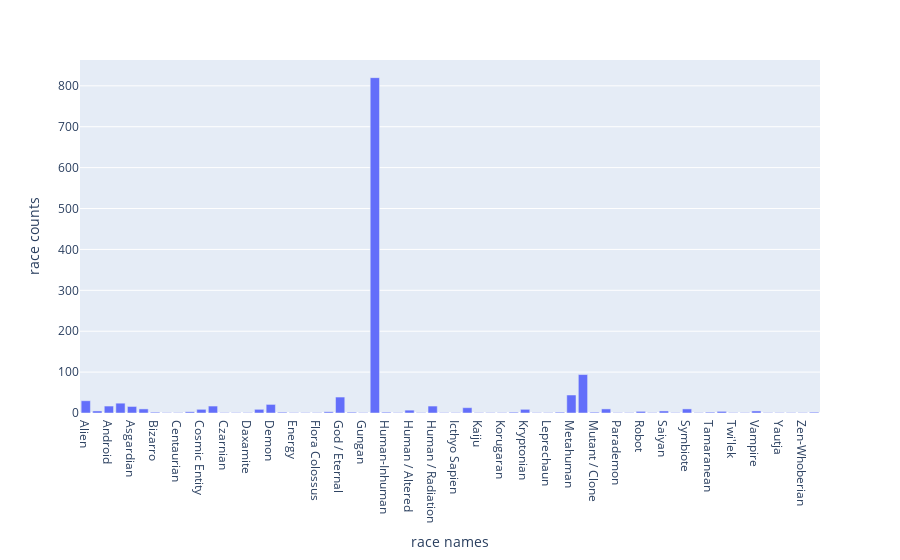
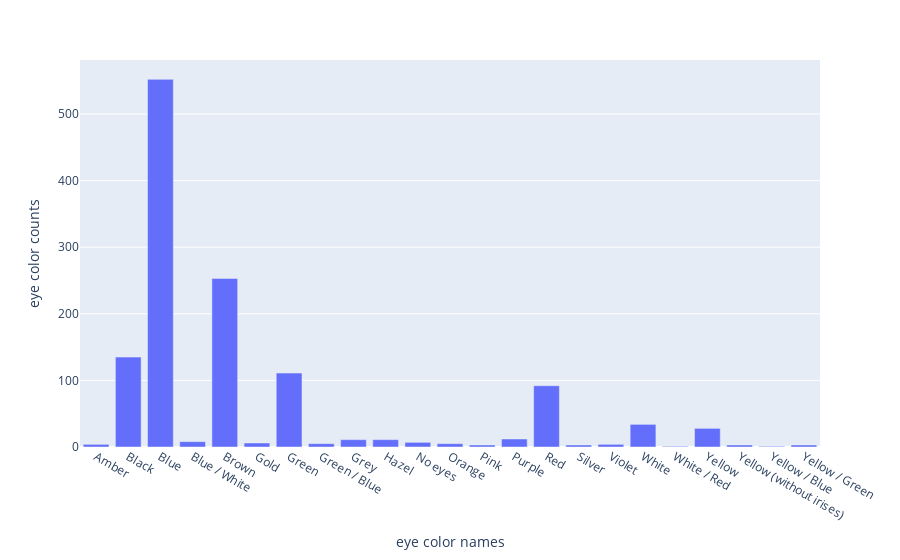
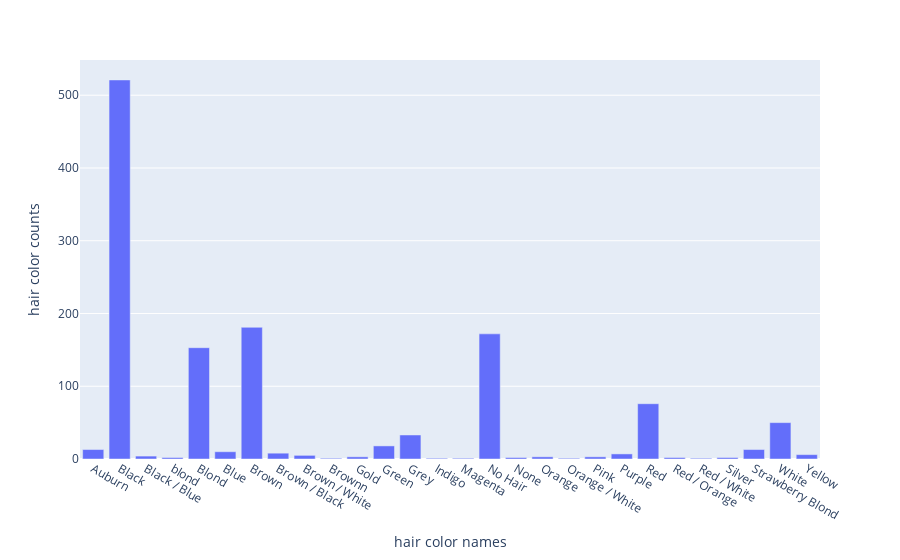

Write notebook code for charts like these, in order.
### Code cell
def PlotRaceEyeAndHairNameandCounts(df):
    px.bar(df['raceNamesandCounts'], x ='race names', y ='race counts').show()
    px.bar(df['eyeColorNameandCounts'], x ='eye color names', y ='eye color counts').show()
    px.bar(df['hairColorNameandCounts'], x ='hair color names', y ='hair color counts').show()

PlotRaceEyeAndHairNameandCounts(filteredNamesAndCounts)

### Figure 1 — Plotly figure (JSON) as saved in the notebook; plotly's stock layout.template omitted (floating-point values rounded to 4 significant figures)
{"data": [{"alignmentgroup": "True", "hovertemplate": "race names=%{x}<br>race counts=%{y}<extra></extra>", "legendgroup": "", "marker": {"color": "#636efa", "pattern": {"shape": ""}}, "name": "", "offsetgroup": "", "orientation": "v", "showlegend": false, "textposition": "auto", "type": "bar", "x": ["Alien", "Amazon", "Android", "Animal", "Asgardian", "Atlantean", "Bizarro", "Bolovaxian", "Centaurian", "Clone", "Cosmic Entity", "Cyborg", "Czarnian", "Dathomirian Zabrak", "Daxamite", "Demi-God", "Demon", "Elder", "Energy", "Energy Release Generator", "Flora Colossus", "Frost Giant", "God / Eternal", "Gorilla", "Gungan", "Human", "Human-Inhuman", "Human-Spartoi", "Human / Altered", "Human / Cosmic", "Human / Radiation", "Humanoid", "Icthyo Sapien", "Inhuman", "Kaiju", "Kakarantharaian", "Korugaran", "Kree", "Kryptonian", "Lego", "Leprechaun", "Martian", "Metahuman", "Mutant", "Mutant / Clone", "New God", "Parademon", "Planet", "Robot", "Rodian", "Saiyan", "Strontian", "Symbiote", "Talokite", "Tamaranean", "Titanian", "Twi'lek", "Ungaran", "Vampire", "Xenomorph XX121", "Yautja", "Yoda's species", "Zen-Whoberian", "Zombie"], "xaxis": "x", "y": [30, 5, 17, 24, 16, 10, 2, 1, 1, 3, 9, 17, 1, 1, 1, 9, 21, 2, 1, 1, 1, 3, 39, 2, 1, 820, 2, 1, 7, 1, 17, 1, 1, 13, 1, 1, 1, 2, 9, 1, 1, 2, 44, 94, 2, 10, 1, 1, 4, 1, 5, 1, 10, 1, 2, 4, 1, 1, 5, 1, 1, 1, 1, 2], "yaxis": "y"}], "layout": {"barmode": "relative", "legend": {"tracegroupgap": 0}, "margin": {"t": 60}, "xaxis": {"anchor": "y", "domain": [0, 1], "title": {"text": "race names"}}, "yaxis": {"anchor": "x", "domain": [0, 1], "title": {"text": "race counts"}}}}

### Figure 2 — Plotly figure (JSON) as saved in the notebook; plotly's stock layout.template omitted (floating-point values rounded to 4 significant figures)
{"data": [{"alignmentgroup": "True", "hovertemplate": "eye color names=%{x}<br>eye color counts=%{y}<extra></extra>", "legendgroup": "", "marker": {"color": "#636efa", "pattern": {"shape": ""}}, "name": "", "offsetgroup": "", "orientation": "v", "showlegend": false, "textposition": "auto", "type": "bar", "x": ["Amber", "Black", "Blue", "Blue / White", "Brown", "Gold", "Green", "Green / Blue", "Grey", "Hazel", "No eyes", "Orange", "Pink", "Purple", "Red", "Silver", "Violet", "White", "White / Red", "Yellow", "Yellow (without irises)", "Yellow / Blue", "Yellow / Green"], "xaxis": "x", "y": [4, 135, 552, 8, 253, 6, 111, 5, 11, 11, 7, 5, 3, 12, 92, 3, 4, 34, 1, 28, 3, 1, 3], "yaxis": "y"}], "layout": {"barmode": "relative", "legend": {"tracegroupgap": 0}, "margin": {"t": 60}, "xaxis": {"anchor": "y", "domain": [0, 1], "title": {"text": "eye color names"}}, "yaxis": {"anchor": "x", "domain": [0, 1], "title": {"text": "eye color counts"}}}}

### Figure 3 — Plotly figure (JSON) as saved in the notebook; plotly's stock layout.template omitted (floating-point values rounded to 4 significant figures)
{"data": [{"alignmentgroup": "True", "hovertemplate": "hair color names=%{x}<br>hair color counts=%{y}<extra></extra>", "legendgroup": "", "marker": {"color": "#636efa", "pattern": {"shape": ""}}, "name": "", "offsetgroup": "", "orientation": "v", "showlegend": false, "textposition": "auto", "type": "bar", "x": ["Auburn", "Black", "Black / Blue", "blond", "Blond", "Blue", "Brown", "Brown / Black", "Brown / White", "Brownn", "Gold", "Green", "Grey", "Indigo", "Magenta", "No Hair", "None", "Orange", "Orange / White", "Pink", "Purple", "Red", "Red / Orange", "Red / White", "Silver", "Strawberry Blond", "White", "Yellow"], "xaxis": "x", "y": [13, 521, 4, 2, 153, 10, 181, 8, 5, 1, 3, 18, 33, 1, 1, 172, 2, 3, 1, 3, 7, 76, 2, 1, 2, 13, 50, 6], "yaxis": "y"}], "layout": {"barmode": "relative", "legend": {"tracegroupgap": 0}, "margin": {"t": 60}, "xaxis": {"anchor": "y", "domain": [0, 1], "title": {"text": "hair color names"}}, "yaxis": {"anchor": "x", "domain": [0, 1], "title": {"text": "hair color counts"}}}}
